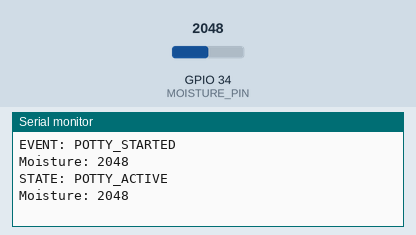
Recording of a sketch running on a simulated ESP32. Parts: the last lines printed to the serial monitor. The inputs (shaded band) are chosen by the test bench; at power-on: GPIO 34 (MOISTURE_PIN) = 2048.

Above: at 1.8 s.
1.9 s: GPIO 34 (MOISTURE_PIN) set to 2866
At 2.5 s:
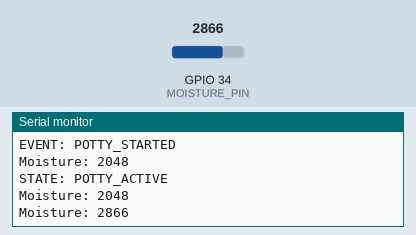
3.4 s: GPIO 34 (MOISTURE_PIN) set to 3040
At 4.8 s:
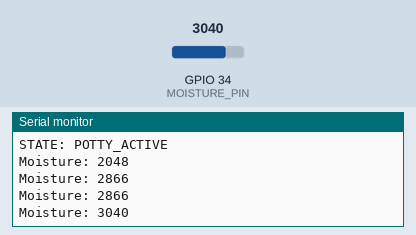
Timing chart, 0 to 6.4 s (numbered marks = the images above; inputs shaded):
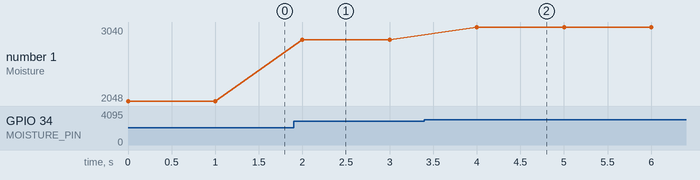

Measured:
- after the input at 1.9 s, the serial monitor: prints a new line after 0.10 s (image 1)
- after the input at 3.4 s, the serial monitor: prints a new line after 0.60 s (image 2)
- plotted number 1: 2048 → 2866 after the input at 1.9 s, 2866 → 3040 after the input at 3.4 s

The sketch:

threshold_v0.ino
```cpp
/*const int MOISTURE_PIN = 34;

void setup() {
  Serial.begin(115200);
}

void loop() {
  int moisture = analogRead(MOISTURE_PIN);

  Serial.println(moisture);

  delay(1000);
}
*/
```

fsmMoisture.ino
```cpp
const int MOISTURE_PIN = 34;

const int DRY_THRESHOLD = 3250;
const int POTTY_THRESHOLD = 3000;

enum DiaperState
{
    DRY,
    POTTY_STARTED,
    POTTY_ACTIVE,
    POTTY_ENDED
};

DiaperState currentState = DRY;

int previousReading = 0;
int stableCounter = 0;

void setup()
{
    Serial.begin(115200);
}

void loop()
{
    int moisture = analogRead(MOISTURE_PIN);

    switch(currentState)
    {
        case DRY:

            if(moisture < POTTY_THRESHOLD)
            {
                currentState = POTTY_STARTED;

                Serial.println("EVENT: POTTY_STARTED");
            }

            break;

        case POTTY_STARTED:

            currentState = POTTY_ACTIVE;

            Serial.println("STATE: POTTY_ACTIVE");

            break;

        case POTTY_ACTIVE:

            if(abs(moisture - previousReading) < 20)
            {
                stableCounter++;
            }
            else
            {
                stableCounter = 0;
            }

            if(stableCounter >= 10)
            {
                currentState = POTTY_ENDED;

                Serial.println("EVENT: POTTY_ENDED");
            }

            break;

        case POTTY_ENDED:

            if(moisture > DRY_THRESHOLD)
            {
                currentState = DRY;

                Serial.println("STATE: DRY");
            }

            break;
    }

    previousReading = moisture;

    Serial.print("Moisture: ");
    Serial.println(moisture);

    delay(1000);
}
```
